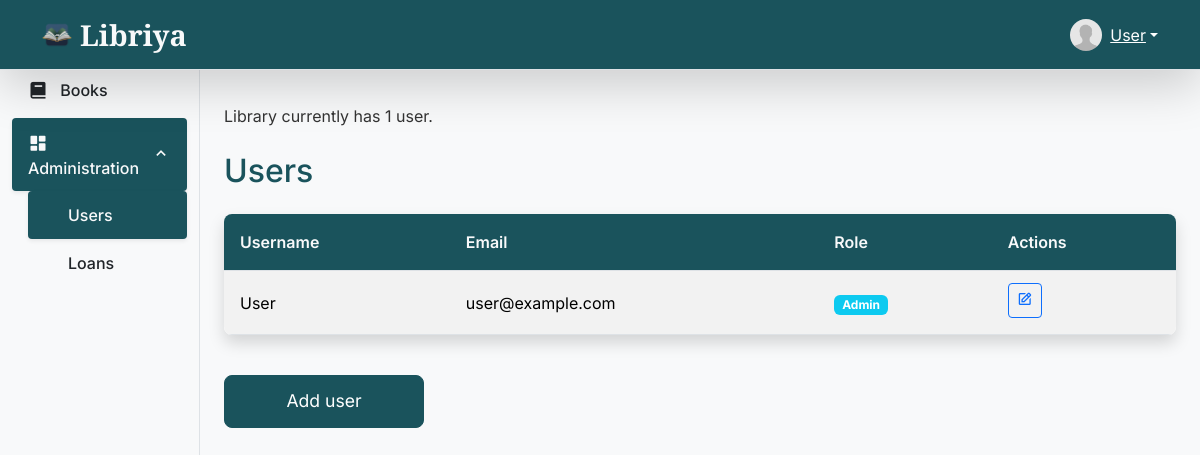
The app's page /users/, older data.
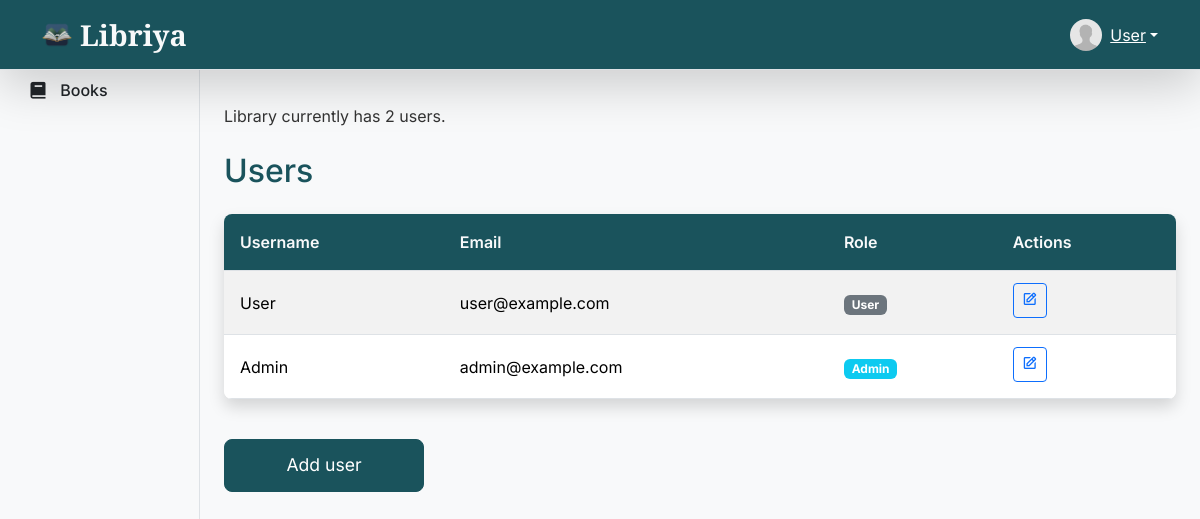
The same page, newer data.
### app/models.py (models this page shows, shortened)
class User(db.Model):
    id = db.Column(db.Integer, primary_key=True)
    username = db.Column(db.String(50), unique=True,
                         nullable=False, index=True)
    email = db.Column(db.String(120), unique=True, nullable=False, index=True)
    password_hash = db.Column(db.String(128), nullable=False)
    image_file = db.Column(db.String(20), nullable=False,
                           default='default.jpg')
    loans = db.relationship('Loan', back_populates='user', lazy=True)
    is_admin = db.Column(db.Boolean, default=False)

### app/routes.py (the view)
@bp.route("/users/")
def users():
    all_users = db.session.query(User).distinct().all()
    return render_template("users.html", users=all_users, active_page="users", parent_page="admin")

### libriya.py (called while the page is built)
@app.context_processor
def inject_current_user():
    from app.models import User
    user = db.session.query(User).first()
    return dict(current_user=user)

### app/templates/users.html (shortened to what this page needs)
{% extends "layout.html" %}
{% block content %}
<div class="container">
    <p>
        {% set n = users|length %}
        Library currently has {{ n }} {{ 'user' if n == 1 else 'users' }}.
    </p>
    <h2>Users</h2>
    <table class="table table-hover table-striped">
        <thead>
            <tr>
                <th>Username</th>
                <th>Email</th>
                <th>Role</th>
                <th>Actions</th>
            </tr>
        </thead>
        <tbody>
            {% for user in users %}
            <tr>
                <td>{{ user.username }}</td>
                <td>{{ user.email }}</td>
                <td>{% if user.is_admin %}<span class="badge bg-info">Admin</span>{% else %}<span class="badge bg-secondary">User</span>{% endif %}</td>
                <td>
                    <a href="{{ url_for('main.user_edit', user_id=user.id) }}" class="btn btn-outline-primary btn-sm" data-bs-toggle="tooltip" data-bs-placement="top" title="Edit User"><i class="bx bx-edit"></i></a>
                </td>
            </tr>
            {% endfor %}
        </tbody>
    </table>
    <a href="{{ url_for('main.user_add') }}" class="btn btn-primary add-book-btn">Add user
     </a>
</div>
{% endblock %}

### app/templates/layout.html (shortened to what this page needs)
<!DOCTYPE html>
<html lang="en">
<head>
    <link href="https://cdn.jsdelivr.net/npm/bootstrap@5.3.3/dist/css/bootstrap.min.css" rel="stylesheet">
    <link href="https://unpkg.com/boxicons@2.1.4/css/boxicons.min.css" rel="stylesheet">
    <link rel="stylesheet" href="{{ url_for('static', filename='/css/style.css') }}">
</head>
<body>
    <nav class="navbar navbar-expand-lg navbar-dark bg-custom-dark border-bottom shadow-lg fixed-top">
        <div class="container">
            <a class="navbar-brand title-text d-flex align-items-center" href="/">
                <img src="{{ url_for('static', filename='/images/logo.png') }}" alt="Libriya" class="me-2"> Libriya
            </a>
            <div class="collapse navbar-collapse" id="navbarSupportedContent">
                <ul class="navbar-nav ms-auto mb-2 mb-lg-0 d-flex align-items-center">
                    {% if current_user %}
                    <li class="nav-item dropdown">
                        <a class="user-display dropdown-toggle d-flex align-items-center text-white" href="#" role="button"
                            id="userDropdown" data-bs-toggle="dropdown" aria-expanded="false">
                            <img class="rounded-circle me-2"
                                src="{{ url_for('static', filename='uploads/' + current_user.image_file) }}"
                                style="width: 32px; height: 32px; object-fit: cover;">
                            {{ current_user.username }}
                        </a>
                    </li>
                    {% endif %}
                </ul>
            </div>
        </div>
    </nav>
    <div class="container-fluid">
        <div class="row">
            <nav id="sidebarMenu" class="col-md-2 d-none d-md-block bg-light sidebar border-end pt-5">
                <div class="position-sticky pt-3">
                    <ul class="nav nav-pills flex-column">
                        <li class="nav-item mb-1">
                            <a class="nav-link {% if active_page == 'books' %}active {% else %}text-dark {% endif %}"
                                href="{{ url_for('main.home') }}">
                                <i class='bx bxs-book align-middle me-2'></i>
                                <span class="align-middle">Books</span>
                            </a>
                        </li>
                        {% if current_user and current_user.is_admin %}
                        <li class="nav-item mb-1">
                            <a class="nav-link d-flex justify-content-between align-items-center {% if parent_page != 'admin' %}collapsed{% endif %} {% if parent_page == 'admin' %}active{% else %}text-dark{% endif %}"
                                data-bs-toggle="collapse" href="#adminMenu" role="button"
                                aria-expanded="{% if parent_page == 'admin' %}true{% else %}false{% endif %}"
                                aria-controls="adminMenu">
                                <span>
                                    <i class='bx bxs-dashboard align-middle me-2'></i>
                                    <span class="align-middle">Administration</span>
                                </span>
                                <i class='bx bx-chevron-down'></i>
                            </a>
                            <div class="collapse {% if parent_page == 'admin' %}show{% endif %}" id="adminMenu">
                                <ul class="nav flex-column ms-3">
                                    <li class="nav-item">
                                        <a class="nav-link {% if active_page == 'users' %}active{% else %}text-dark{% endif %}"
                                            href="{{ url_for('main.users') }}">Users</a>
                                    </li>
                                    <li class="nav-item">
                                        <a class="nav-link {% if active_page == 'loans' %}active{% else %}text-dark{% endif %}"
                                            href="{{ url_for('main.loans') }}">Loans</a>
                                    </li>
                                </ul>
                            </div>
                        </li>
                        {% endif %}
                    </ul>
                </div>
            </nav>
            <main class="col-md-10 ms-sm-auto main-content pt-5">
                {% block content %}{% endblock %}
            </main>
        </div>
    </div>
</body>
</html>

### app/static/css/style.css (style rules this page uses)
:root { --primary-color: #1a535c; --accent-color: #4ecdc4; --text-dark: #333; --text-light: #f8f9fa; --gray-bg: #f8f9fa; --box-shadow-light: 0 .125rem .25rem rgba(0,0,0,.075); --box-shadow-medium: 0 .5rem 1rem rgba(0,0,0,.15); }
body { font-family: 'Inter', sans-serif; color: var(--text-dark); background-color: var(--gray-bg); padding-top: 56px; }
h2 { margin-bottom: 1.5rem; margin-top: 1.5rem; color: var(--primary-color); }
.bg-custom-dark { background-color: var(--primary-color) !important; }
.navbar-brand.title-text { font-family: 'Cormorant Garamond', serif; font-size: 1.8rem; font-weight: 700; color: var(--text-light) !important; }
.navbar-brand.title-text img { height: 30px; width: auto; }
.user-display { color: var(--text-light); }
.sidebar { height: 100vh; position: fixed; top: 0; left: 0; padding-top: 56px; background-color: var(--gray-bg); z-index: 1000; }
.sidebar .nav-link { font-weight: 500; color: var(--text-dark); transition: background-color 0.2s, color 0.2s; border-radius: .25rem; padding: .75rem 1rem; }
.sidebar .nav-link .bx { font-size: 1.25rem; }
.main-content { padding-top: 1.5rem; padding-bottom: 3rem; }
.table { background-color: white; border-radius: .5rem; overflow: hidden; box-shadow: var(--box-shadow-medium); margin-top: 1.5rem; }
.table thead th { background-color: var(--primary-color); color: var(--text-light); font-weight: 600; vertical-align: middle; padding: 1rem; }
.table td { vertical-align: middle; padding: .75rem 1rem; }
.table td .btn { margin-right: .25rem; margin-bottom: .25rem; white-space: nowrap; padding: .375rem .5rem; }
.table td .btn i { font-size: 1rem; }
.btn-outline-primary { --bs-btn-active-color: var(--text-light); --bs-btn-hover-color: var(--text-light); }
.add-book-btn { width: 200px; padding: .75rem 1.5rem; border-radius: .5rem; font-size: 1.1rem; margin-top: 1.5rem; margin-bottom: 2rem; background-color: var(--primary-color); border-color: var(--primary-color); transition: background-color 0.2s, border-color 0.2s, transform 0.2s; }

Row changes from the older to the newer data that the page shows:
changed User "User": username "user" → (not shown); is_admin "Admin" → "User"
added User: username "Admin", email "admin@example.com", is_admin "Admin"
Text that changed along with them:
{{ n }}: "1" → "2"
{{ 'user' if n == 1 else 'users' }}: (not shown) → "users"
text no longer shown: "Administration Users Loans"
